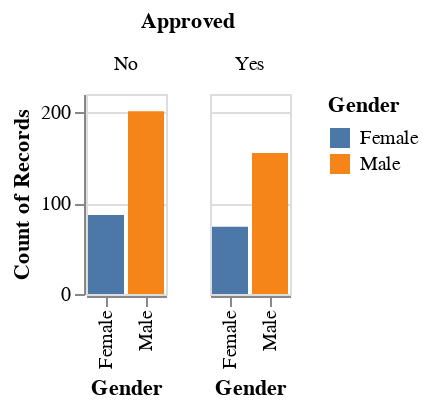

Write notebook code for a chart like this one.
### Markdown cell above
(iv) Data visualization by:
- Approvals by gender
- Comparing the distributions of each of the predictor variables we plan to use in our analysis in a histogram

### Code cell
# data visualization: approvals by gender
data_vis_gender = alt.Chart(data_train).mark_bar().encode(
    x = alt.X('Gender'),
    y = alt.Y('count()'),
    color = alt.Color('Gender'),
).properties(
    height=100
).facet(
    "Approved:N",
)


data_vis_gender

### Figure 1 — Vega-Lite specification as saved in the notebook (floating-point values rounded to 4 significant figures; data arrays with more than 128 entries replaced by an {"elided": "..."} marker saying what was removed)
{"config": {"view": {"continuousWidth": 300, "continuousHeight": 300}}, "data": {"name": "data-733744a9cbe2c0bce33a8e2d551bde6a"}, "facet": {"field": "Approved", "type": "nominal"}, "spec": {"mark": {"type": "bar"}, "encoding": {"color": {"field": "Gender", "type": "nominal"}, "x": {"field": "Gender", "type": "nominal"}, "y": {"aggregate": "count", "type": "quantitative"}}, "height": 100}, "$schema": "https://vega.github.io/schema/vega-lite/v5.15.1.json", "datasets": {"data-733744a9cbe2c0bce33a8e2d551bde6a": {"elided": "517 records"}}}
